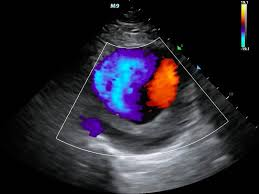
#> input picture ipDigitalImages/doplerUS.jpg, 259 x 194 px
$ jupyter execute digitalImage.ipynb
#> lines starting #> are read from the running program, lines starting #| are printed output that depends on the picture
# Understandng Digital Images in Python

This article introduces one of the most important ideas in image processing with Python: **a digital image is nothing more than a NumPy array of numbers**. Once that idea clicks, image processing stops feeling mysterious and starts feeling like applied mathematics with pictures.

---

## What Is a Digital Image, Really?

At its core, a digital image is a grid of pixels. Each pixel is just a number or more
accurately, a small group of numbers.

- A **grayscale image** stores a single value per pixel (intensity).
- A **color image** usually stores three values per pixel:
  - Red
  - Green
  - Blue

This is known as the **RGB color model**. In some cases, there is a fourth value called
**alpha**, which controls transparency.

So conceptually:

- Grayscale image → 2D NumPy array
- Color image → 3D NumPy array `(height × width × 3)`

---

## RGB Values and Everyday Software

If you’ve ever used tools like Microsoft Paint or PowerPoint to pick a custom color,
you’ve already worked with RGB values just without realizing it.

Examples:

- `(255, 0, 0)` → Pure red
- `(255, 255, 0)` → Yellow (red + green)
- `(0, 0, 0)` → Black
- `(255, 255, 255)` → White

Each channel typically ranges from **0 to 255**, which leads us directly to image data
types.

---

## Image Data Types: Why 0–255?

Most images are stored as **8-bit unsigned integers (`uint8`)**.

An 8-bit number can represent:

2⁸ = 256 values → 0 to 255

This is why pixel intensities often live in that range.

Other common image data types include:

- **uint16** → 0 to 65,535 (16-bit images)
- **float** → values typically normalized between 0 and 1

Higher bit-depth images can store more detail, but converting them down (for example, from 16-bit to 8-bit) can permanently lose information.

---

## Loading an Image in Python

When an image is loaded in Python using libraries like **scikit-image**, it becomes a
NumPy array.

A color image might have a shape like:

(height, width, 3)

For example:

(513, 639, 3)

- The first two dimensions represent spatial location.
- The third dimension represents the RGB channels.

The pixel at the top-left corner is accessed as `(0, 0)`, just like array indexing.

---

[cell 1]
from skimage import io

image = io.imread("doplerUS.jpg")
#> image is the input picture: shape (194, 259, 3); mean R, G, B 41.1, 38.6, 47.6
print(image.shape)
#| (194, 259, 3)

Meaning: 194 pixels tall, 259 wide, and three color channels (Red, Green, Blue).
To actually see the image (important for morale):

[cell 2]
import matplotlib.pyplot as plt

plt.imshow(image)
plt.axis("off")
plt.show()

A few useful subtleties, because reality is slippery:
- scikit-image loads images in RGB order, not BGR (unlike OpenCV).
- The data type is often uint8 (values 0–255), but some operations prefer floats.

---

## Inspecting Pixel Values

Once an image is loaded as a NumPy array, you can:

- Print the array
- Check its data type
- Inspect its minimum and maximum values

For a typical `uint8` image:

- Minimum value → `0`
- Maximum value → `255`

This matches what you see in image tools like ImageJ or Paint.

---

[cell 3]
from skimage import io

# Load the image
image = io.imread("doplerUS.jpg")

# Inspect basic properties
print("Shape (Y, X, Channels):", image.shape)
#| Shape (Y, X, Channels): (194, 259, 3)
print("Data type:", image.dtype)
#| Data type: uint8
print("Min pixel value:", image.min())
#| Min pixel value: 0
print("Max pixel value:", image.max())
#| Max pixel value: 255

# (Optional) peek at raw pixel values
print("\nFirst 5x5 pixels (R channel):")
print(image[:5, :5, 0])
#| [[1 1 1 1 1]
#|  [1 1 1 1 1]
#|  [1 1 1 1 1]
#|  [1 1 1 1 1]
#|  [1 1 1 1 1]]

## Creating an Image from Scratch

Because images are arrays, you can generate one from scratch using NumPy.

For example, creating a random image produces visual noise. These randomly generated images are often **floating-point
arrays** with values between `0` and `1`, rather than integers.

This highlights an important idea:

- Images don’t have to come from files
- Any NumPy array with the right shape can be treated as an image

---

[cell 4]
import numpy as np
import matplotlib.pyplot as plt

# Create a random color image (height, width, channels)
image = np.random.rand(256, 256, 3)

print("Shape:", image.shape)
print("Data type:", image.dtype)
print("Min value:", image.min())
print("Max value:", image.max())

# Display the image
plt.imshow(image)
plt.axis("off")
plt.show()
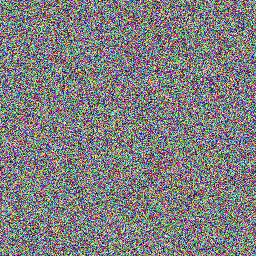
#> shown: shape (256, 256, 3) float64; mean R, G, B 0.501, 0.499, 0.502

## Converting Between Integer and Floating-Point Images

Image libraries often allow conversion between data types.

For example:

- `uint8` image → values from `0` to `255`
- Converted float image → values scaled to `0` to `1`

Visually, the images look identical. Numerically, they are very different.

This distinction matters when:

- Performing mathematical operations
- Normalizing data for machine learning
- Avoiding overflow or clipping errors

---

[cell 5]
from skimage import io, img_as_float, img_as_ubyte
import matplotlib.pyplot as plt

# Load a uint8 image
image_uint8 = io.imread("doplerUS.jpg")
print("Original uint8 image:")
print("dtype:", image_uint8.dtype, "min:", image_uint8.min(), "max:", image_uint8.max())
#| dtype: uint8 min: 0 max: 255

# Convert to floating point (0.0 - 1.0)
image_float = img_as_float(image_uint8)
print("\nConverted float image:")
print("dtype:", image_float.dtype, "min:", image_float.min(), "max:", image_float.max())
#| dtype: float64 min: 0.0 max: 1.0

# Convert back to uint8
image_back = img_as_ubyte(image_float)
print("\nBack to uint8 image:")
print("dtype:", image_back.dtype, "min:", image_back.min(), "max:", image_back.max())
#| dtype: uint8 min: 0 max: 255

# Display side by side
fig, axes = plt.subplots(1, 3, figsize=(12, 4))
axes[0].imshow(image_uint8)
axes[0].set_title("Original uint8")
axes[1].imshow(image_float)
axes[1].set_title("Float [0,1]")
axes[2].imshow(image_back)
axes[2].set_title("Back to uint8")
for ax in axes:
    ax.axis("off")
plt.show()
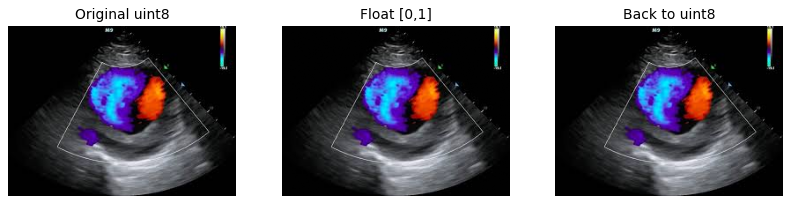
#> figure drawn by matplotlib, 3 panels

## Doing Math on Images

Since images are NumPy arrays, **all NumPy math applies**.

Examples include:

- Multiplying an image by `0.5` to darken it
- Adding two images together
- Scaling intensities
- Applying thresholds

For instance, multiplying a `uint8` image by `0.5` cuts the maximum intensity roughly in half, turning `255` into about `127`.

This is the foundation of image processing: **pixel-wise math**.

---

[cell 6]
from skimage import io, img_as_float
import matplotlib.pyplot as plt

# Load and convert to float for safe math
image = img_as_float(io.imread("doplerUS.jpg"))

# Darken the image by 50%
darkened = image * 0.5
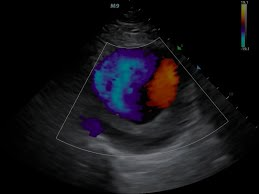
#> darkened: shape (194, 259, 3) float64; mean R, G, B 0.0805, 0.0757, 0.0933

# Clip values to [0,1] just in case (good habit)
darkened = darkened.clip(0, 1)

# Display original vs darkened
fig, axes = plt.subplots(1, 2, figsize=(10, 5))
axes[0].imshow(image)
axes[0].set_title("Original")
axes[1].imshow(darkened)
axes[1].set_title("Darkened (50%)")
for ax in axes:
    ax.axis("off")
plt.show()
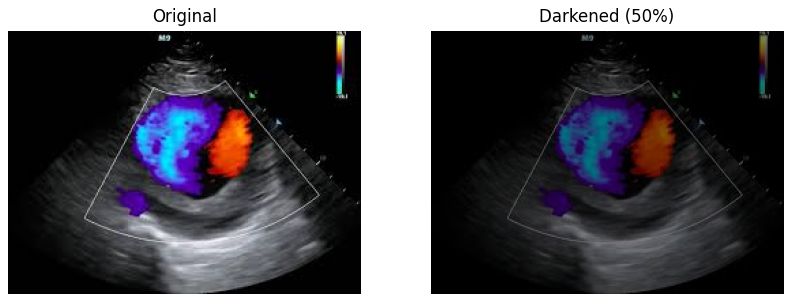
#> figure drawn by matplotlib, 2 panels

## Modifying Specific Regions (Slicing)

You can also modify just part of an image using NumPy slicing.

For example:

- Select a rectangular region
- Replace its pixel values with a solid color

Setting a region to:

- `(255, 0, 0)` → Red box
- `(255, 255, 0)` → Yellow box
- `(255, 255, 255)` → White box

This reinforces a powerful idea:

> **Image editing is array manipulation.**

---

[cell 7]
import numpy as np
import matplotlib.pyplot as plt

# Create a sample image (500x500 pixels with 3 color channels)
image = np.zeros((500, 500, 3), dtype=np.uint8)

# Draw a red box from (50:200, 50:200)
image[50:200, 50:200] = [255, 0, 0]

# Draw a yellow box from (250:400, 50:200)
image[250:400, 50:200] = [255, 255, 0]

# Draw a white box from (50:200, 250:400)
image[50:200, 250:400] = [255, 255, 255]

# Display the image
plt.imshow(image)
plt.axis('off')
plt.show()
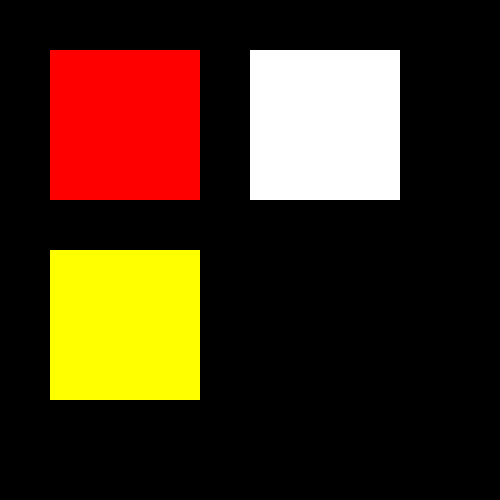
#> shown: shape (500, 500, 3); mean R, G, B 68.8, 45.9, 22.9
